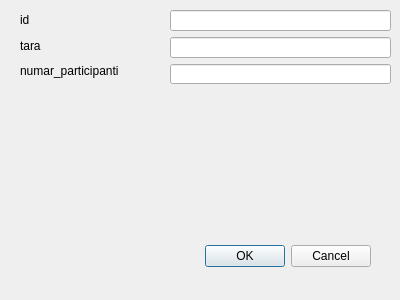
<?xml version="1.0" encoding="UTF-8"?>
<ui version="4.0">
 <class>AddOrganizatie</class>
 <widget class="QDialog" name="AddOrganizatie">
  <property name="geometry">
   <rect>
    <x>0</x>
    <y>0</y>
    <width>400</width>
    <height>300</height>
   </rect>
  </property>
  <property name="windowTitle">
   <string>Dialog</string>
  </property>
  <widget class="QDialogButtonBox" name="buttonBox">
   <property name="geometry">
    <rect>
     <x>30</x>
     <y>240</y>
     <width>341</width>
     <height>32</height>
    </rect>
   </property>
   <property name="orientation">
    <enum>Qt::Horizontal</enum>
   </property>
   <property name="standardButtons">
    <set>QDialogButtonBox::Cancel|QDialogButtonBox::Ok</set>
   </property>
  </widget>
  <widget class="QWidget" name="">
   <property name="geometry">
    <rect>
     <x>170</x>
     <y>10</y>
     <width>221</width>
     <height>74</height>
    </rect>
   </property>
   <layout class="QVBoxLayout" name="verticalLayout">
    <item>
     <widget class="QLineEdit" name="id"/>
    </item>
    <item>
     <widget class="QLineEdit" name="tara"/>
    </item>
    <item>
     <widget class="QLineEdit" name="numar_participanti"/>
    </item>
   </layout>
  </widget>
  <widget class="QWidget" name="">
   <property name="geometry">
    <rect>
     <x>20</x>
     <y>10</y>
     <width>131</width>
     <height>71</height>
    </rect>
   </property>
   <layout class="QVBoxLayout" name="verticalLayout_2">
    <item>
     <widget class="QLabel" name="label">
      <property name="text">
       <string>id</string>
      </property>
     </widget>
    </item>
    <item>
     <widget class="QLabel" name="label_2">
      <property name="text">
       <string>tara</string>
      </property>
     </widget>
    </item>
    <item>
     <widget class="QLabel" name="label_3">
      <property name="text">
       <string>numar_participanti</string>
      </property>
     </widget>
    </item>
   </layout>
  </widget>
 </widget>
 <resources/>
 <connections>
  <connection>
   <sender>buttonBox</sender>
   <signal>accepted()</signal>
   <receiver>AddOrganizatie</receiver>
   <slot>accept()</slot>
   <hints>
    <hint type="sourcelabel">
     <x>248</x>
     <y>254</y>
    </hint>
    <hint type="destinationlabel">
     <x>157</x>
     <y>274</y>
    </hint>
   </hints>
  </connection>
  <connection>
   <sender>buttonBox</sender>
   <signal>rejected()</signal>
   <receiver>AddOrganizatie</receiver>
   <slot>reject()</slot>
   <hints>
    <hint type="sourcelabel">
     <x>316</x>
     <y>260</y>
    </hint>
    <hint type="destinationlabel">
     <x>286</x>
     <y>274</y>
    </hint>
   </hints>
  </connection>
 </connections>
</ui>
